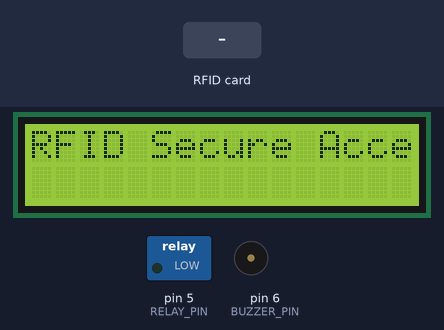
Recording of a sketch running on a simulated Arduino Uno, built with avr-gcc and run on an emulated ATmega328P. On the bench: 16×2 character LCD, switched loads named in the sketch (green lamp = pin HIGH), buzzer (waves = sounding, pin HIGH). Inputs (shaded band) come from the test bench. The modem accepts every AT command (registered, SIM ready, sends succeed) and sends nothing else; pins used as bus, display or sensor lines are not drawn; what the sketch prints to the serial monitor is not drawn.

Above: at 0.2 s.
3.4 s: RFID card 3B 2A 1C 9F held to the reader
At 4.5 s:
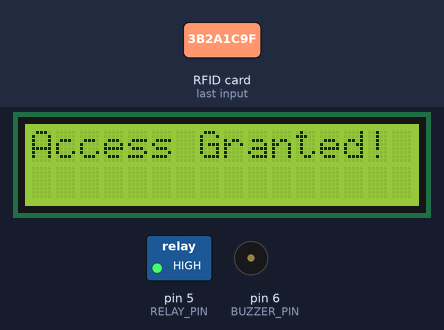
At 6.8 s:
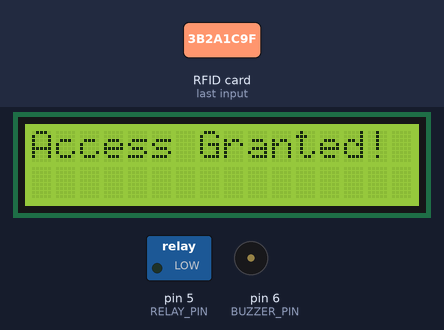
7.9 s: RFID card 5E 7A 19 C4 held to the reader
At 9.6 s:
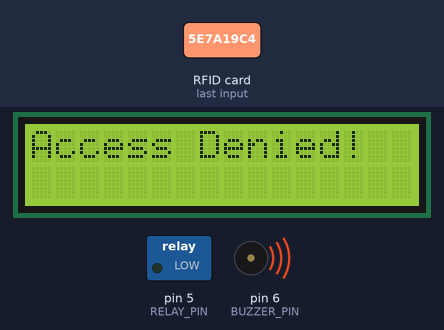
Timing chart, 0 to 12.0 s (numbered marks = the images above; inputs shaded):
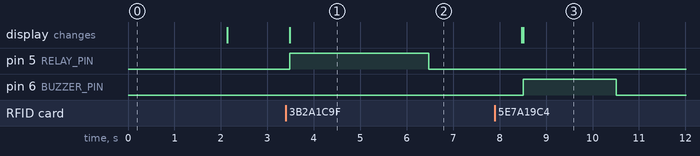

The sketch:

IOT.ino
```cpp
#include <SPI.h>
#include <MFRC522.h>
#include <Wire.h>
#include <LiquidCrystal_I2C.h>
#include <SoftwareSerial.h>

// Pin Definitions
#define RST_PIN 9
#define SS_PIN 10
#define BUZZER_PIN 6
#define RELAY_PIN 5

MFRC522 mfrc522(SS_PIN, RST_PIN);
LiquidCrystal_I2C lcd(0x27, 16, 2); // LCD I2C address: 0x27, 16x2 display
SoftwareSerial gsm(7, 8); // TX, RX for GSM module

// Predefined authorized RFID tags (Replace with actual UIDs)
String authorizedUIDs[] = {"3B2A1C9F", "E491B327"}; // Example UIDs (No spaces)

// Setup function
void setup() {
    Serial.begin(9600);
    gsm.begin(9600);
    SPI.begin();
    mfrc522.PCD_Init();
    lcd.init();
    lcd.backlight();

    pinMode(BUZZER_PIN, OUTPUT);
    pinMode(RELAY_PIN, OUTPUT);
    digitalWrite(RELAY_PIN, LOW);

    lcd.setCursor(0, 0);
    lcd.print("RFID Secure Access!");
    delay(2000);
    lcd.clear();
}

void loop() {
    Serial.println("Waiting for RFID Card...");

    // Check if a new card is present
    if (!mfrc522.PICC_IsNewCardPresent()) {
        return;
    }
    if (!mfrc522.PICC_ReadCardSerial()) {
        return;
    }

    // Read RFID UID
    String cardUID = getCardUID();
    Serial.println("Scanned UID: " + cardUID);

    lcd.clear();
    lcd.setCursor(0, 0);
    lcd.print("Scanning...");

    if (isAuthorized(cardUID)) {
        Serial.println("Access Granted!");
        lcd.setCursor(0, 0);
        lcd.print("Access Granted!");
        digitalWrite(RELAY_PIN, HIGH);
        delay(3000); // Unlock for 3 seconds
        digitalWrite(RELAY_PIN, LOW);
    } else {
        Serial.println("Access Denied!");
        lcd.setCursor(0, 0);
        lcd.print("Access Denied!");
        digitalWrite(BUZZER_PIN, HIGH);
        delay(2000);
        digitalWrite(BUZZER_PIN, LOW);

        // Send alert via GSM
        sendSMS("ALERT! Unauthorized Access Attempt Detected.");
    }

    delay(2000);
    lcd.clear();
    mfrc522.PICC_HaltA();
}

// Function to get RFID UID as a string
String getCardUID() {
    String uid = "";
    for (byte i = 0; i < mfrc522.uid.size; i++) {
        uid += String(mfrc522.uid.uidByte[i], HEX); // Convert byte to HEX
    }
    uid.toUpperCase(); // Convert to uppercase
    return uid;
}

// Function to check if the scanned UID is authorized
bool isAuthorized(String uid) {
    for (int i = 0; i < (sizeof(authorizedUIDs) / sizeof(authorizedUIDs[0])); i++) {
        if (uid.equalsIgnoreCase(authorizedUIDs[i])) {
            return true;
        }
    }
    return false;
}

// Function to send SMS via GSM
void sendSMS(String message) {
    Serial.println("Sending SMS...");
    gsm.println("AT+CMGF=1"); // Set SMS mode to text
    delay(1000);
    gsm.println("AT+CMGS=\"+918866416817\""); // Replace with your phone number
    delay(1000);
    gsm.print(message);
    delay(1000);
    gsm.write(26); // End SMS with Ctrl+Z
    delay(3000);
    Serial.println("SMS Sent!");
}
```

Measured:
- after the input at 3.4 s, pin 5 (RELAY_PIN): LOW → HIGH after 0.08 s, → LOW 3.0 s later; the display: changes after 0.08 s (image 1)
- after the input at 7.9 s, pin 6 (BUZZER_PIN): LOW → HIGH after 0.61 s, → LOW 2.0 s later; the display: first differs from a run without the input after 0.61 s (image 3)
